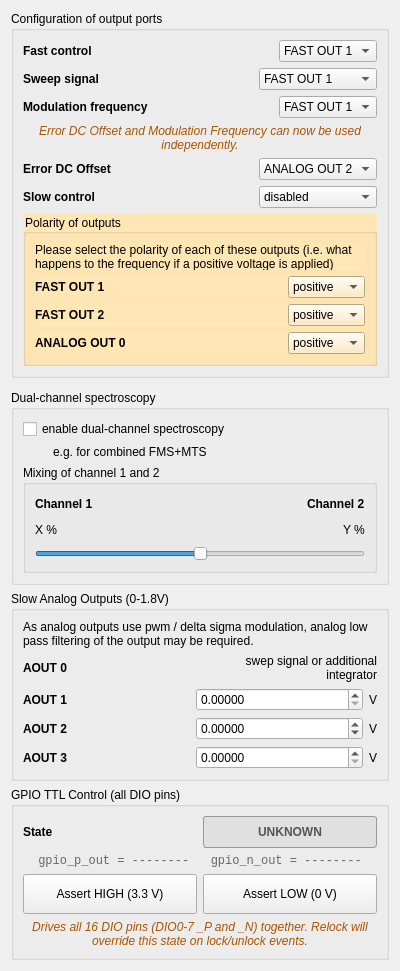
<?xml version="1.0" encoding="UTF-8"?>
<ui version="4.0">
 <class>Form</class>
 <widget class="QWidget" name="Form">
  <property name="geometry">
   <rect>
    <x>0</x>
    <y>0</y>
    <width>400</width>
    <height>971</height>
   </rect>
  </property>
  <property name="windowTitle">
   <string>Form</string>
  </property>
  <layout class="QVBoxLayout" name="verticalLayout">
   <item>
    <widget class="QGroupBox" name="groupBox_16">
     <property name="title">
      <string>Configuration of output ports</string>
     </property>
     <layout class="QVBoxLayout" name="verticalLayout_25">
      <item>
       <layout class="QHBoxLayout" name="horizontalLayout_25">
        <item>
         <widget class="QLabel" name="label_16">
          <property name="sizePolicy">
           <sizepolicy hsizetype="Preferred" vsizetype="Preferred">
            <horstretch>0</horstretch>
            <verstretch>0</verstretch>
           </sizepolicy>
          </property>
          <property name="font">
           <font>
            <weight>75</weight>
            <bold>true</bold>
           </font>
          </property>
          <property name="text">
           <string>Fast control</string>
          </property>
         </widget>
        </item>
        <item>
         <widget class="QComboBox" name="control_channel">
          <property name="sizePolicy">
           <sizepolicy hsizetype="Fixed" vsizetype="Fixed">
            <horstretch>0</horstretch>
            <verstretch>0</verstretch>
           </sizepolicy>
          </property>
          <item>
           <property name="text">
            <string>FAST OUT 1</string>
           </property>
          </item>
          <item>
           <property name="text">
            <string>FAST OUT 2</string>
           </property>
          </item>
         </widget>
        </item>
       </layout>
      </item>
      <item>
       <layout class="QHBoxLayout" name="horizontalLayout_26">
        <item>
         <widget class="QLabel" name="label_17">
          <property name="font">
           <font>
            <weight>75</weight>
            <bold>true</bold>
           </font>
          </property>
          <property name="text">
           <string>Sweep signal</string>
          </property>
         </widget>
        </item>
        <item>
         <widget class="QComboBox" name="sweep_channel">
          <property name="sizePolicy">
           <sizepolicy hsizetype="Fixed" vsizetype="Fixed">
            <horstretch>0</horstretch>
            <verstretch>0</verstretch>
           </sizepolicy>
          </property>
          <item>
           <property name="text">
            <string>FAST OUT 1</string>
           </property>
          </item>
          <item>
           <property name="text">
            <string>FAST OUT 2</string>
           </property>
          </item>
          <item>
           <property name="text">
            <string>ANALOG OUT 0</string>
           </property>
          </item>
         </widget>
        </item>
       </layout>
      </item>
      <item>
       <layout class="QHBoxLayout" name="horizontalLayout_24">
        <item>
         <widget class="QLabel" name="label_15">
          <property name="font">
           <font>
            <weight>75</weight>
            <bold>true</bold>
           </font>
          </property>
          <property name="text">
           <string>Modulation frequency</string>
          </property>
         </widget>
        </item>
        <item>
         <widget class="QComboBox" name="mod_channel">
          <property name="sizePolicy">
           <sizepolicy hsizetype="Fixed" vsizetype="Fixed">
            <horstretch>0</horstretch>
            <verstretch>0</verstretch>
           </sizepolicy>
          </property>
          <item>
           <property name="text">
            <string>FAST OUT 1</string>
           </property>
          </item>
          <item>
           <property name="text">
            <string>FAST OUT 2</string>
           </property>
          </item>
          <item>
           <property name="text">
            <string>disabled</string>
           </property>
          </item>
         </widget>
        </item>
       </layout>
      </item>
      <item>
       <widget class="QLabel" name="label_exclusivity_note">
        <property name="styleSheet">
         <string notr="true">color: #aa5500; font-style: italic;</string>
        </property>
        <property name="text">
         <string>Error DC Offset and Modulation Frequency can now be used independently.</string>
        </property>
        <property name="alignment">
         <set>Qt::AlignCenter</set>
        </property>
        <property name="wordWrap">
         <bool>true</bool>
        </property>
        <property name="indent">
         <number>0</number>
        </property>
       </widget>
      </item>
      <item>
       <layout class="QHBoxLayout" name="horizontalLayout_27">
        <item>
         <widget class="QLabel" name="label_18">
          <property name="font">
           <font>
            <weight>75</weight>
            <bold>true</bold>
           </font>
          </property>
          <property name="text">
           <string>Error DC Offset</string>
          </property>
         </widget>
        </item>
        <item>
         <widget class="QComboBox" name="error_dc_offset_channel">
          <property name="sizePolicy">
           <sizepolicy hsizetype="Fixed" vsizetype="Fixed">
            <horstretch>0</horstretch>
            <verstretch>0</verstretch>
           </sizepolicy>
          </property>
          <item>
           <property name="text">
            <string>ANALOG OUT 2</string>
           </property>
          </item>
          <item>
           <property name="text">
            <string>disabled</string>
           </property>
          </item>
         </widget>
        </item>
       </layout>
      </item>
      <item>
       <layout class="QHBoxLayout" name="horizontalLayout_4">
        <item>
         <widget class="QLabel" name="label_3">
          <property name="font">
           <font>
            <weight>75</weight>
            <bold>true</bold>
           </font>
          </property>
          <property name="text">
           <string>Slow control</string>
          </property>
         </widget>
        </item>
        <item>
         <widget class="QComboBox" name="slow_control_channel">
          <property name="sizePolicy">
           <sizepolicy hsizetype="Fixed" vsizetype="Fixed">
            <horstretch>0</horstretch>
            <verstretch>0</verstretch>
           </sizepolicy>
          </property>
          <item>
           <property name="text">
            <string>disabled</string>
           </property>
          </item>
          <item>
           <property name="text">
            <string>ANALOG OUT 0</string>
           </property>
          </item>
         </widget>
        </item>
       </layout>
      </item>
      <item>
       <widget class="QGroupBox" name="polarity_selector">
        <property name="styleSheet">
         <string notr="true">background: #ffe7b5</string>
        </property>
        <property name="title">
         <string>Polarity of outputs</string>
        </property>
        <layout class="QVBoxLayout" name="verticalLayout_9">
         <item>
          <widget class="QLabel" name="label_8">
           <property name="text">
            <string>Please select the polarity of each of these outputs (i.e. what happens to the frequency if a positive voltage is applied)</string>
           </property>
           <property name="wordWrap">
            <bool>true</bool>
           </property>
          </widget>
         </item>
         <item>
          <widget class="QWidget" name="polarity_container_fast_out1" native="true">
           <layout class="QHBoxLayout" name="horizontalLayout_10">
            <property name="spacing">
             <number>6</number>
            </property>
            <property name="leftMargin">
             <number>0</number>
            </property>
            <property name="topMargin">
             <number>0</number>
            </property>
            <property name="rightMargin">
             <number>0</number>
            </property>
            <property name="bottomMargin">
             <number>0</number>
            </property>
            <item>
             <widget class="QLabel" name="label_9">
              <property name="font">
               <font>
                <weight>75</weight>
                <bold>true</bold>
               </font>
              </property>
              <property name="text">
               <string>FAST OUT 1</string>
              </property>
             </widget>
            </item>
            <item>
             <widget class="QComboBox" name="polarity_fast_out1">
              <property name="sizePolicy">
               <sizepolicy hsizetype="Fixed" vsizetype="Fixed">
                <horstretch>0</horstretch>
                <verstretch>0</verstretch>
               </sizepolicy>
              </property>
              <item>
               <property name="text">
                <string>positive</string>
               </property>
              </item>
              <item>
               <property name="text">
                <string>negative</string>
               </property>
              </item>
             </widget>
            </item>
           </layout>
          </widget>
         </item>
         <item>
          <widget class="QWidget" name="polarity_container_fast_out2" native="true">
           <layout class="QHBoxLayout" name="horizontalLayout_12">
            <property name="leftMargin">
             <number>0</number>
            </property>
            <property name="topMargin">
             <number>0</number>
            </property>
            <property name="rightMargin">
             <number>0</number>
            </property>
            <property name="bottomMargin">
             <number>0</number>
            </property>
            <item>
             <widget class="QLabel" name="label_11">
              <property name="font">
               <font>
                <weight>75</weight>
                <bold>true</bold>
               </font>
              </property>
              <property name="text">
               <string>FAST OUT 2</string>
              </property>
             </widget>
            </item>
            <item>
             <widget class="QComboBox" name="polarity_fast_out2">
              <property name="sizePolicy">
               <sizepolicy hsizetype="Fixed" vsizetype="Fixed">
                <horstretch>0</horstretch>
                <verstretch>0</verstretch>
               </sizepolicy>
              </property>
              <item>
               <property name="text">
                <string>positive</string>
               </property>
              </item>
              <item>
               <property name="text">
                <string>negative</string>
               </property>
              </item>
             </widget>
            </item>
           </layout>
          </widget>
         </item>
         <item>
          <widget class="QWidget" name="polarity_container_analog_out0" native="true">
           <layout class="QHBoxLayout" name="horizontalLayout_11">
            <property name="leftMargin">
             <number>0</number>
            </property>
            <property name="topMargin">
             <number>0</number>
            </property>
            <property name="rightMargin">
             <number>0</number>
            </property>
            <property name="bottomMargin">
             <number>0</number>
            </property>
            <item>
             <widget class="QLabel" name="label_4">
              <property name="font">
               <font>
                <weight>75</weight>
                <bold>true</bold>
               </font>
              </property>
              <property name="text">
               <string>ANALOG OUT 0</string>
              </property>
             </widget>
            </item>
            <item>
             <widget class="QComboBox" name="polarity_analog_out0">
              <property name="sizePolicy">
               <sizepolicy hsizetype="Fixed" vsizetype="Fixed">
                <horstretch>0</horstretch>
                <verstretch>0</verstretch>
               </sizepolicy>
              </property>
              <item>
               <property name="text">
                <string>positive</string>
               </property>
              </item>
              <item>
               <property name="text">
                <string>negative</string>
               </property>
              </item>
             </widget>
            </item>
           </layout>
          </widget>
         </item>
        </layout>
       </widget>
      </item>
     </layout>
    </widget>
   </item>
   <item>
    <widget class="QWidget" name="widget_5" native="true">
     <layout class="QVBoxLayout" name="verticalLayout_8">
      <property name="leftMargin">
       <number>30</number>
      </property>
      <property name="topMargin">
       <number>0</number>
      </property>
      <property name="rightMargin">
       <number>0</number>
      </property>
      <property name="bottomMargin">
       <number>0</number>
      </property>
     </layout>
    </widget>
   </item>
   <item>
    <widget class="QGroupBox" name="groupBox_11">
     <property name="title">
      <string>Dual-channel spectroscopy</string>
     </property>
     <layout class="QVBoxLayout" name="verticalLayout_13">
      <item>
       <widget class="QCheckBox" name="dual_channel">
        <property name="text">
         <string>enable dual-channel spectroscopy</string>
        </property>
       </widget>
      </item>
      <item>
       <widget class="QLabel" name="label_2">
        <property name="text">
         <string>e.g. for combined FMS+MTS</string>
        </property>
        <property name="wordWrap">
         <bool>true</bool>
        </property>
        <property name="indent">
         <number>30</number>
        </property>
       </widget>
      </item>
      <item>
       <widget class="QGroupBox" name="dual_channel_mixing">
        <property name="title">
         <string>Mixing of channel 1 and 2</string>
        </property>
        <layout class="QVBoxLayout" name="verticalLayout_6">
         <item>
          <layout class="QHBoxLayout" name="horizontalLayout_7">
           <item>
            <widget class="QLabel" name="label_7">
             <property name="text">
              <string>&lt;html&gt;&lt;head/&gt;&lt;body&gt;&lt;p&gt;&lt;span style=&quot; font-weight:600;&quot;&gt;Channel 1&lt;/span&gt;&lt;/p&gt;&lt;/body&gt;&lt;/html&gt;</string>
             </property>
             <property name="wordWrap">
              <bool>true</bool>
             </property>
            </widget>
           </item>
           <item>
            <spacer name="horizontalSpacer_2">
             <property name="orientation">
              <enum>Qt::Horizontal</enum>
             </property>
             <property name="sizeHint" stdset="0">
              <size>
               <width>40</width>
               <height>20</height>
              </size>
             </property>
            </spacer>
           </item>
           <item>
            <widget class="QLabel" name="label_6">
             <property name="text">
              <string>&lt;html&gt;&lt;head/&gt;&lt;body&gt;&lt;p&gt;&lt;span style=&quot; font-weight:600;&quot;&gt;Channel 2&lt;/span&gt;&lt;/p&gt;&lt;/body&gt;&lt;/html&gt;</string>
             </property>
             <property name="wordWrap">
              <bool>true</bool>
             </property>
            </widget>
           </item>
          </layout>
         </item>
         <item>
          <layout class="QHBoxLayout" name="horizontalLayout_9">
           <item>
            <widget class="QLabel" name="chain_a_factor">
             <property name="text">
              <string>X %</string>
             </property>
             <property name="wordWrap">
              <bool>true</bool>
             </property>
            </widget>
           </item>
           <item>
            <spacer name="horizontalSpacer_3">
             <property name="orientation">
              <enum>Qt::Horizontal</enum>
             </property>
             <property name="sizeHint" stdset="0">
              <size>
               <width>40</width>
               <height>20</height>
              </size>
             </property>
            </spacer>
           </item>
           <item>
            <widget class="QLabel" name="chain_b_factor">
             <property name="text">
              <string>Y %</string>
             </property>
             <property name="wordWrap">
              <bool>true</bool>
             </property>
            </widget>
           </item>
          </layout>
         </item>
         <item>
          <widget class="QSlider" name="channel_mixing_slider">
           <property name="maximum">
            <number>255</number>
           </property>
           <property name="value">
            <number>128</number>
           </property>
           <property name="orientation">
            <enum>Qt::Horizontal</enum>
           </property>
          </widget>
         </item>
        </layout>
       </widget>
      </item>
     </layout>
    </widget>
   </item>
   <item>
    <widget class="QGroupBox" name="groupBox">
     <property name="title">
      <string>Slow Analog Outputs (0-1.8V)</string>
     </property>
     <layout class="QVBoxLayout" name="verticalLayout_2">
      <item>
       <widget class="QLabel" name="label_20">
        <property name="text">
         <string>As analog outputs use pwm / delta sigma modulation, analog low pass filtering of the output may be required.</string>
        </property>
        <property name="wordWrap">
         <bool>true</bool>
        </property>
       </widget>
      </item>
      <item>
       <layout class="QHBoxLayout" name="horizontalLayout_5">
        <item>
         <widget class="QLabel" name="label_18">
          <property name="font">
           <font>
            <weight>75</weight>
            <bold>true</bold>
           </font>
          </property>
          <property name="text">
           <string>AOUT 0</string>
          </property>
         </widget>
        </item>
        <item>
         <widget class="QLabel" name="label_19">
          <property name="sizePolicy">
           <sizepolicy hsizetype="Fixed" vsizetype="Preferred">
            <horstretch>0</horstretch>
            <verstretch>0</verstretch>
           </sizepolicy>
          </property>
          <property name="text">
           <string>swep signal or additional integrator</string>
          </property>
          <property name="alignment">
           <set>Qt::AlignRight|Qt::AlignTrailing|Qt::AlignVCenter</set>
          </property>
          <property name="wordWrap">
           <bool>true</bool>
          </property>
         </widget>
        </item>
       </layout>
      </item>
      <item>
       <layout class="QHBoxLayout" name="horizontalLayout_3">
        <item>
         <widget class="QLabel" name="label_13">
          <property name="font">
           <font>
            <weight>75</weight>
            <bold>true</bold>
           </font>
          </property>
          <property name="text">
           <string>AOUT 1</string>
          </property>
         </widget>
        </item>
        <item>
         <widget class="QDoubleSpinBox" name="analog_out_1">
          <property name="decimals">
           <number>5</number>
          </property>
          <property name="maximum">
           <double>1.800000000000000</double>
          </property>
          <property name="stepType">
           <enum>QAbstractSpinBox::AdaptiveDecimalStepType</enum>
          </property>
         </widget>
        </item>
        <item>
         <widget class="QLabel" name="label_14">
          <property name="sizePolicy">
           <sizepolicy hsizetype="Fixed" vsizetype="Preferred">
            <horstretch>0</horstretch>
            <verstretch>0</verstretch>
           </sizepolicy>
          </property>
          <property name="text">
           <string>V</string>
          </property>
         </widget>
        </item>
       </layout>
      </item>
      <item>
       <layout class="QHBoxLayout" name="horizontalLayout_2">
        <item>
         <widget class="QLabel" name="label_10">
          <property name="font">
           <font>
            <weight>75</weight>
            <bold>true</bold>
           </font>
          </property>
          <property name="text">
           <string>AOUT 2</string>
          </property>
         </widget>
        </item>
        <item>
         <widget class="QDoubleSpinBox" name="analog_out_2">
          <property name="decimals">
           <number>5</number>
          </property>
          <property name="minimum">
           <double>-1.800000000000000</double>
          </property>
          <property name="maximum">
           <double>1.800000000000000</double>
          </property>
          <property name="stepType">
           <enum>QAbstractSpinBox::AdaptiveDecimalStepType</enum>
          </property>
         </widget>
        </item>
        <item>
         <widget class="QLabel" name="label_12">
          <property name="sizePolicy">
           <sizepolicy hsizetype="Fixed" vsizetype="Preferred">
            <horstretch>0</horstretch>
            <verstretch>0</verstretch>
           </sizepolicy>
          </property>
          <property name="text">
           <string>V</string>
          </property>
         </widget>
        </item>
       </layout>
      </item>
      <item>
       <layout class="QHBoxLayout" name="horizontalLayout">
        <item>
         <widget class="QLabel" name="label_5">
          <property name="font">
           <font>
            <weight>75</weight>
            <bold>true</bold>
           </font>
          </property>
          <property name="text">
           <string>AOUT 3</string>
          </property>
         </widget>
        </item>
        <item>
         <widget class="QDoubleSpinBox" name="analog_out_3">
          <property name="decimals">
           <number>5</number>
          </property>
          <property name="maximum">
           <double>1.800000000000000</double>
          </property>
          <property name="stepType">
           <enum>QAbstractSpinBox::AdaptiveDecimalStepType</enum>
          </property>
         </widget>
        </item>
        <item>
         <widget class="QLabel" name="label">
          <property name="sizePolicy">
           <sizepolicy hsizetype="Fixed" vsizetype="Preferred">
            <horstretch>0</horstretch>
            <verstretch>0</verstretch>
           </sizepolicy>
          </property>
          <property name="text">
           <string>V</string>
          </property>
         </widget>
        </item>
       </layout>
      </item>
     </layout>
    </widget>
   </item>
   <item>
    <widget class="QGroupBox" name="groupBox_ttl">
     <property name="title">
      <string>GPIO TTL Control (all DIO pins)</string>
     </property>
     <layout class="QVBoxLayout" name="verticalLayout_ttl">
      <item>
       <layout class="QHBoxLayout" name="horizontalLayout_ttl_monitor">
        <item>
         <widget class="QLabel" name="label_ttl_monitor">
          <property name="font">
           <font>
            <weight>75</weight>
            <bold>true</bold>
           </font>
          </property>
          <property name="text">
           <string>State</string>
          </property>
         </widget>
        </item>
        <item>
         <widget class="QLabel" name="ttl_status_label">
          <property name="minimumSize">
           <size>
            <width>0</width>
            <height>32</height>
           </size>
          </property>
          <property name="font">
           <font>
            <weight>75</weight>
            <bold>true</bold>
           </font>
          </property>
          <property name="styleSheet">
           <string notr="true">color: #555555; background: #e0e0e0; border: 1px solid #999999; border-radius: 3px; padding: 4px;</string>
          </property>
          <property name="text">
           <string>UNKNOWN</string>
          </property>
          <property name="alignment">
           <set>Qt::AlignCenter</set>
          </property>
         </widget>
        </item>
       </layout>
      </item>
      <item>
       <widget class="QLabel" name="ttl_status_detail">
        <property name="styleSheet">
         <string notr="true">color: #666666; font-family: monospace;</string>
        </property>
        <property name="text">
         <string>gpio_p_out = --------   gpio_n_out = --------</string>
        </property>
        <property name="alignment">
         <set>Qt::AlignCenter</set>
        </property>
       </widget>
      </item>
      <item>
       <layout class="QHBoxLayout" name="horizontalLayout_ttl_buttons">
        <item>
         <widget class="QPushButton" name="ttl_high_button">
          <property name="minimumSize">
           <size>
            <width>0</width>
            <height>40</height>
           </size>
          </property>
          <property name="text">
           <string>Assert HIGH (3.3 V)</string>
          </property>
         </widget>
        </item>
        <item>
         <widget class="QPushButton" name="ttl_low_button">
          <property name="minimumSize">
           <size>
            <width>0</width>
            <height>40</height>
           </size>
          </property>
          <property name="text">
           <string>Assert LOW (0 V)</string>
          </property>
         </widget>
        </item>
       </layout>
      </item>
      <item>
       <widget class="QLabel" name="label_ttl_note">
        <property name="styleSheet">
         <string notr="true">color: #aa5500; font-style: italic;</string>
        </property>
        <property name="text">
         <string>Drives all 16 DIO pins (DIO0-7 _P and _N) together. Relock will override this state on lock/unlock events.</string>
        </property>
        <property name="alignment">
         <set>Qt::AlignCenter</set>
        </property>
        <property name="wordWrap">
         <bool>true</bool>
        </property>
       </widget>
      </item>
     </layout>
    </widget>
   </item>
   <item>
    <spacer name="verticalSpacer_2">
     <property name="orientation">
      <enum>Qt::Vertical</enum>
     </property>
     <property name="sizeHint" stdset="0">
      <size>
       <width>20</width>
       <height>40</height>
      </size>
     </property>
    </spacer>
   </item>
  </layout>
 </widget>
 <resources/>
 <connections/>
</ui>
